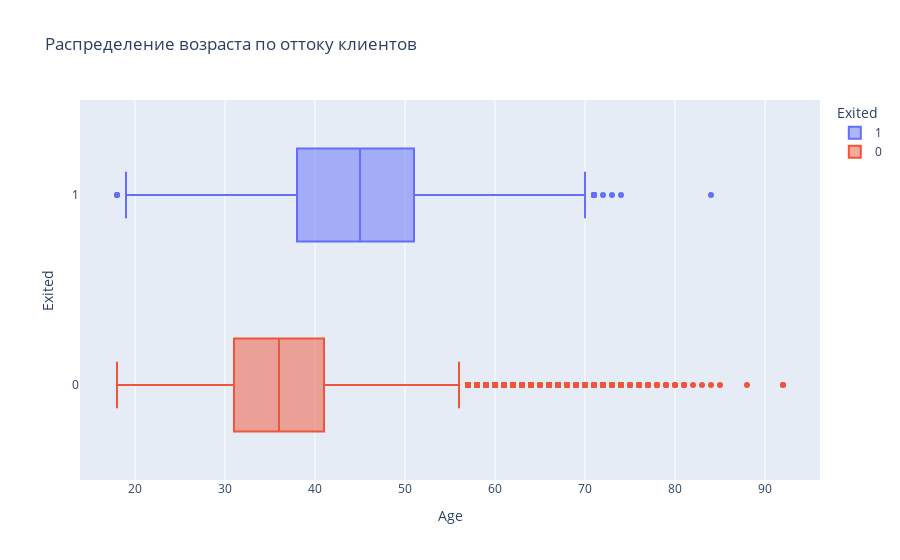

This figure's notebook cell:
### Markdown cell above
9.4. Посмотрите на распределение возраста в разрезе признака оттока. В какой группе больше потенциальных выбросов? На какую возрастную категорию клиентов стоит обратить внимание банку?

### Code cell
fig = px.box(
    data_frame=churn_data,
    x = 'Age',
    y = 'Exited',
    
    color='Exited',
    orientation='h',
    title='Распределение возраста по оттоку клиентов'
)
fig.show()
fig.write_html('plotly/Age_Exited.html')

### Figure 1 — Plotly figure (JSON) as saved in the notebook; plotly's stock layout.template omitted (floating-point values rounded to 4 significant figures; data arrays with more than 128 entries replaced by an {"elided": "..."} marker saying what was removed)
{"data": [{"alignmentgroup": "True", "hovertemplate": "Exited=%{y}<br>Age=%{x}<extra></extra>", "legendgroup": "1", "marker": {"color": "#636efa"}, "name": "1", "notched": false, "offsetgroup": "1", "orientation": "h", "showlegend": true, "type": "box", "x": {"elided": "2037 int values"}, "x0": " ", "xaxis": "x", "y": {"elided": "2037 int values"}, "y0": " ", "yaxis": "y"}, {"alignmentgroup": "True", "hovertemplate": "Exited=%{y}<br>Age=%{x}<extra></extra>", "legendgroup": "0", "marker": {"color": "#EF553B"}, "name": "0", "notched": false, "offsetgroup": "0", "orientation": "h", "showlegend": true, "type": "box", "x": {"elided": "7963 int values"}, "x0": " ", "xaxis": "x", "y": {"elided": "7963 int values"}, "y0": " ", "yaxis": "y"}], "layout": {"boxmode": "overlay", "legend": {"title": {"text": "Exited"}, "tracegroupgap": 0}, "title": {"text": "Распределение возраста по оттоку клиентов"}, "xaxis": {"anchor": "y", "domain": [0, 1], "title": {"text": "Age"}}, "yaxis": {"anchor": "x", "categoryarray": [0, 1], "categoryorder": "array", "domain": [0, 1], "title": {"text": "Exited"}}}}
